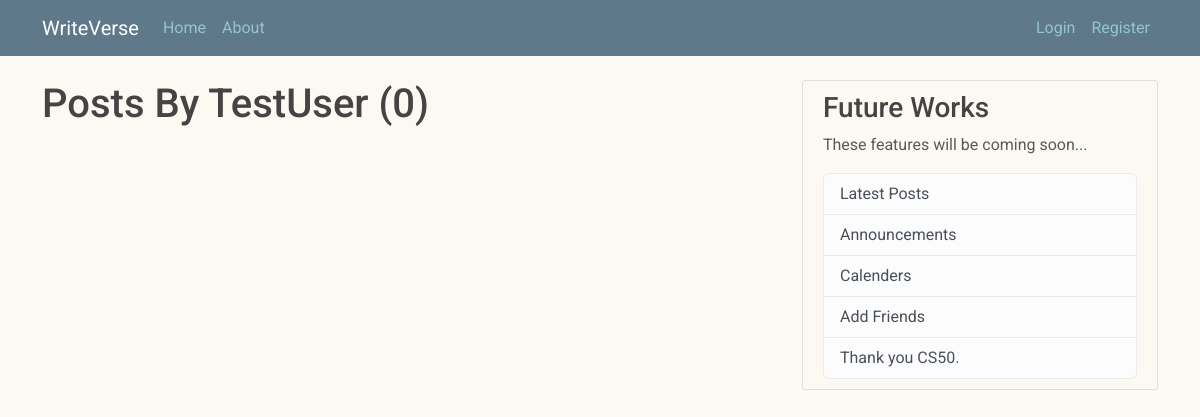
The page /user/TestUser on the database as committed earlier.
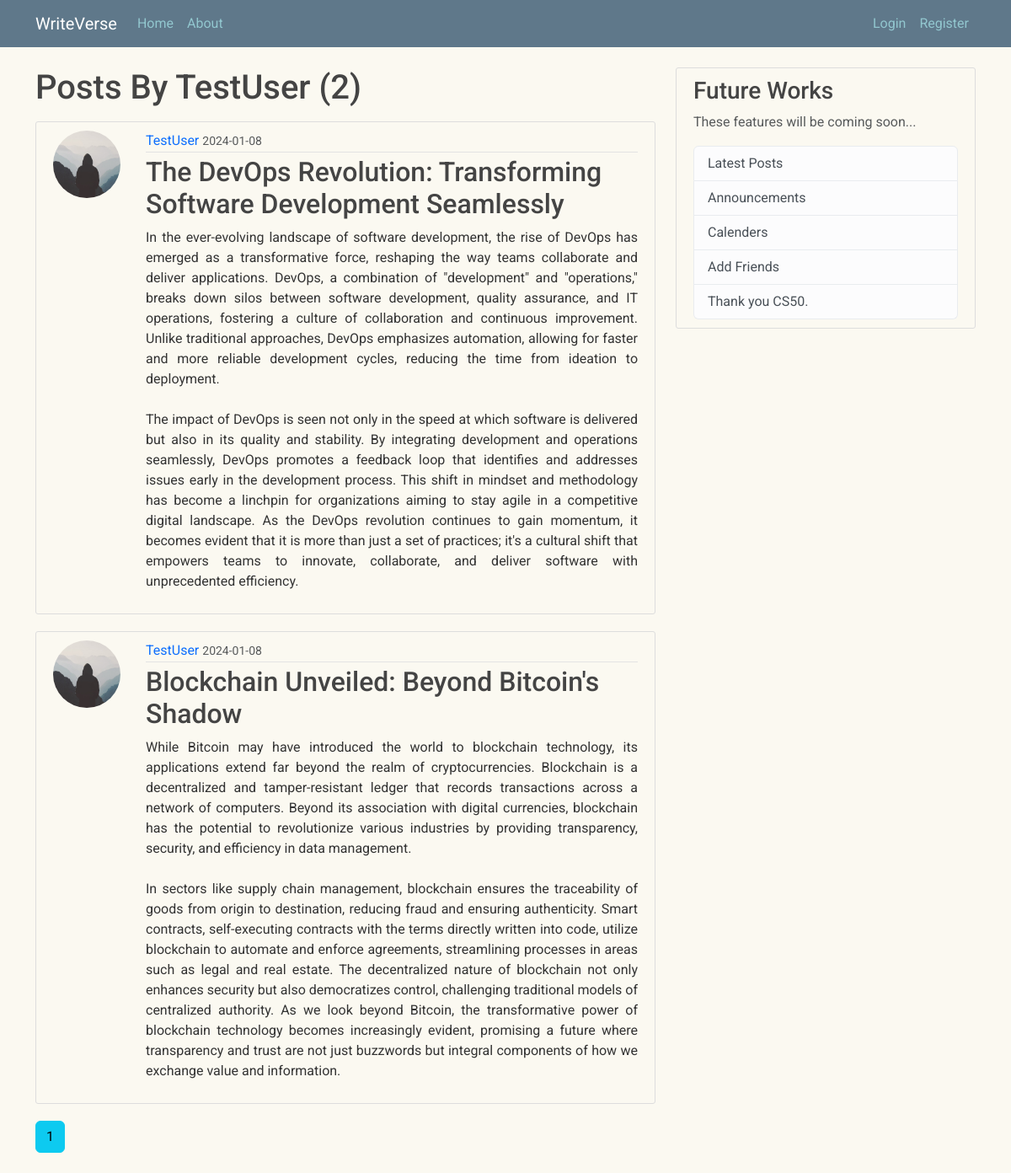
The same page on the database as committed later.
### writeverse/models.py (models this page shows, shortened)
class User(db.Model, UserMixin):
    id = db.Column(db.Integer, primary_key=True)
    username = db.Column(db.String(20), unique=True, nullable=False)
    email = db.Column(db.String(120), unique=True, nullable=False)
    image_file = db.Column(db.String(20), nullable=False, default='default.jpeg')
    password = db.Column(db.String(60), nullable=False)
    posts = db.relationship('Post', backref='author', lazy=True)

class Post(db.Model):
    id = db.Column(db.Integer, primary_key=True)
    title = db.Column(db.String(100), nullable=False)
    date_posted = db.Column(db.DateTime, nullable=False, default=datetime.utcnow)
    content = db.Column(db.Text, nullable=False)
    user_id = db.Column(db.Integer, db.ForeignKey('user.id'), nullable=False)

### writeverse/users/routes.py (the view)
@users.route("/user/<string:username>")
def user_post(username):
    page = request.args.get('page', 1, type=int)
    user = User.query.filter_by(username=username).first_or_404()
    posts = Post.query.filter_by(author=user)\
        .order_by(Post.date_posted.desc()).\
        paginate(page=page, per_page=3)
    return render_template("user_post.html", posts=posts, user=user)

### writeverse/templates/user_post.html
{% extends "layout.html" %}
{% block content %}
    <h1 class="mb-3">Posts By {{user.username}} ({{ posts.total }})</h1>
    {% for post in posts.items %}
        <article class="media content-section" id="post-section">
            <img class="rounded-circle article-image" src="{{ url_for('static', filename='profile_pics/' + post.author.image_file) }}">
          <div class="media-body">
            <div class="article-metadata">
              <a class="mr-2" href="{{url_for('users.user_post', username=post.author.username)}}">{{ post.author.username }}</a>
              <small class="text-muted">{{ post.date_posted.strftime('%Y-%m-%d') }}</small>
            </div>
            <h2><a class="article-title" href="{{ url_for('posts.post', post_id=post.id) }}">{{ post.title }}</a></h2>
            <p class="article-content">{{ post.content }}</p>
          </div>
        </article>
    {% endfor %}
    {% for page_num in posts.iter_pages(left_edge=1, right_edge=1, left_current=1, right_current=2) %}
        {% if page_num %}
            {% if posts.page==page_num %}
                <a class="btn btn-info mb-4" href="{{url_for('users.user_post', username=user.username, page=page_num)}}">{{page_num}}</a>
            {% else %}
                <a class="btn btn-outline-info mb-4" href="{{url_for('users.user_post', username=user.username, page=page_num)}}">{{page_num}}</a>
            {% endif %}
        {% else %}
            ...
        {% endif %}
    {% endfor %}
{% endblock content %}

### writeverse/templates/layout.html (shortened to what this page needs)
<!doctype html>
<html lang="en">
<head>
    <link href="https://cdn.jsdelivr.net/npm/bootstrap@5.3.2/dist/css/bootstrap.min.css" rel="stylesheet">
    <link rel = "stylesheet" type = "text/css" href = "{{ url_for('static', filename='main.css')}}">
</head>
<body>
    <header class="site-header">
      <nav class="navbar navbar-expand-md navbar-dark bg-steel fixed-top">
        <div class="container">
          <a class="navbar-brand mr-4" href="/">WriteVerse</a>
          <div class="collapse navbar-collapse" id="navbarToggle">
            <div class="navbar-nav mr-auto">
              <a class="nav-item nav-link" href="{{ url_for('main.home') }}">Home</a>
              <a class="nav-item nav-link" href="{{ url_for('main.about') }}">About</a>
            </div>
            <div class="navbar-nav">
                {% if current_user.is_authenticated %}
                    <a class="nav-item nav-link" href="{{ url_for('posts.new_post') }}">New Post</a>
                    <a class="nav-item nav-link" href="{{ url_for('users.account') }}">Account</a>
                    <a class="nav-item nav-link" href="{{ url_for('users.logout') }}">Logout</a>
                {% else %}
              <a class="nav-item nav-link" href="{{ url_for('users.login') }}">Login</a>
              <a class="nav-item nav-link" href="{{ url_for('users.register') }}">Register</a>
                {% endif %}
            </div>
          </div>
        </div>
      </nav>
    </header>
    <main role="main" class="container">
      <div class="row">
        <div class="col-md-8">
            {% block content %}{% endblock %}
        </div>
        <div class="col-md-4">
          <div class="content-section">
            <h3>Future Works</h3>
            <p class='text-muted'> These features will be coming soon...
              <ul class="list-group">
                <li class="list-group-item list-group-item-light">Latest Posts</li>
                <li class="list-group-item list-group-item-light">Announcements</li>
                <li class="list-group-item list-group-item-light">Calenders</li>
                <li class="list-group-item list-group-item-light">Add Friends</li>
                <li class="list-group-item list-group-item-light"> Thank you CS50.</li>
              </ul>
          </div>
        </div>
      </div>
    </main>
</body>
</html>

### writeverse/static/main.css (style rules this page uses)
body { background: #FBF9F1; color: #333333; margin-top: 5rem; font-family: 'Roboto', sans-serif; }
h1, h2, h3, h4, h5, h6 { color: #444444; }
.bg-steel { background-color: #5f788a; }
.site-header .navbar-nav .nav-link { color: #92C7CF; }
.content-section { background: #FBF9F1; padding: 10px 20px; border: 1px solid #dddddd; border-radius: 3px; margin-bottom: 20px; }
.article-title { color: #444444; text-align: justify; }
.article-content { white-space: pre-line; text-align: justify; }
.article-metadata { padding-bottom: 1px; margin-bottom: 4px; border-bottom: 1px solid #e3e3e3 }
a { text-decoration: none; }
.navbar-expand-md .navbar-collapse { justify-content:space-between; }
#post-section { display: flex; }
.article-image { height: 80px; width: 80px; margin-right: 30px; }

Rows that differ between the two databases and show on the page:
added Post: image_file (placeholder picture), author.username "TestUser", date_posted "2024-01-08", title "The DevOps Revolution: Transforming Software Development Seamlessly", content "In the ever-evolving landscape of software development, the rise of DevOps has emerged as a transformative force, reshaping the way teams collaborate and deliver applications. DevOps, a combination of \"development\" and \"operations,\" breaks down silos between software development, quality assurance, and IT operations, fostering a culture of collaboration and continuous improvement. Unlike traditional approaches, DevOps emphasizes automation, allowing for faster and more reliable development cycles, reducing the time from ideation to deployment. The impact of DevOps is seen not only in the speed at which software is delivered but also in its quality and stability. By integrating development…"
added Post: image_file (placeholder picture), author.username "TestUser", date_posted "2024-01-08", title "Blockchain Unveiled: Beyond Bitcoin's Shadow", content "While Bitcoin may have introduced the world to blockchain technology, its applications extend far beyond the realm of cryptocurrencies. Blockchain is a decentralized and tamper-resistant ledger that records transactions across a network of computers. Beyond its association with digital currencies, blockchain has the potential to revolutionize various industries by providing transparency, security, and efficiency in data management. In sectors like supply chain management, blockchain ensures the traceability of goods from origin to destination, reducing fraud and ensuring authenticity. Smart contracts, self-executing contracts with the terms directly written into code, utilize blockchain to…"
Other text that changed with them:
{{ posts.total }}: "0" → "2"
new list line: "1"
